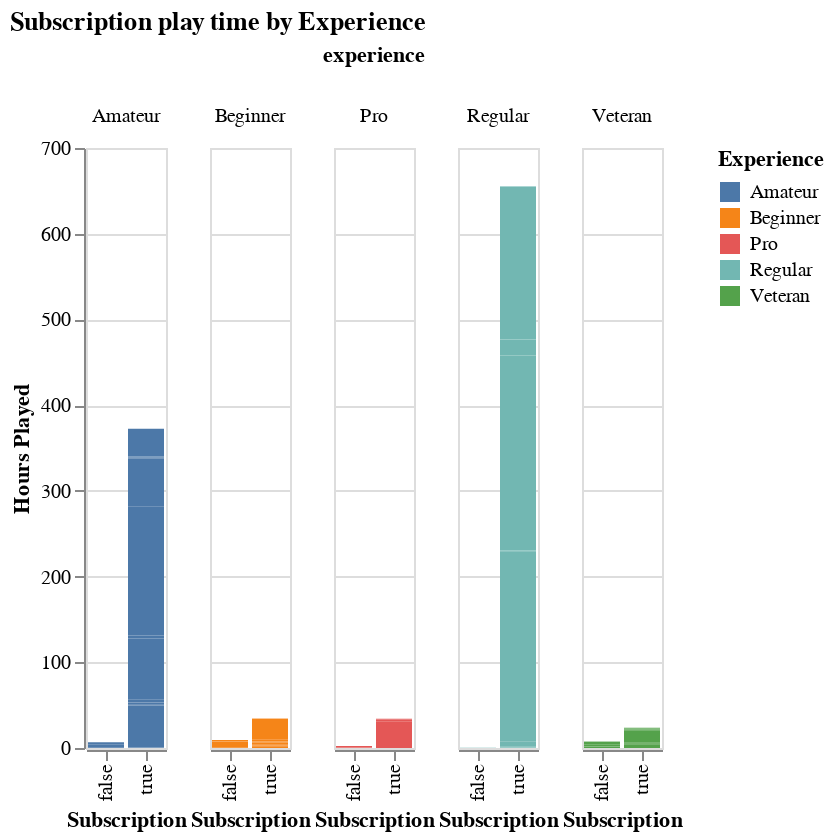

Here is the notebook cell this chart was saved with:
### Code cell
clean_players_sub = alt.Chart(clean_players).mark_bar().encode(
    x=alt.X("subscribe").title("Subscription"),
    y=alt.Y("played_hours").title("Hours Played"),
    color =alt.Color("experience").title("Experience")
).facet(
    column='experience:N'
).properties(
    title='Subscription play time by Experience'
)
clean_players_sub

### Figure 1 — Vega-Lite specification as saved in the notebook (floating-point values rounded to 4 significant figures; data arrays with more than 128 entries replaced by an {"elided": "..."} marker saying what was removed)
{"config": {"view": {"continuousWidth": 300, "continuousHeight": 300}}, "data": {"name": "data-094ab745fb9f06385dd7feabadc0ec26"}, "facet": {"column": {"field": "experience", "type": "nominal"}}, "spec": {"mark": {"type": "bar"}, "encoding": {"color": {"field": "experience", "title": "Experience", "type": "nominal"}, "x": {"field": "subscribe", "title": "Subscription", "type": "nominal"}, "y": {"field": "played_hours", "title": "Hours Played", "type": "quantitative"}}}, "title": "Subscription play time by Experience", "$schema": "https://vega.github.io/schema/vega-lite/v5.20.1.json", "datasets": {"data-094ab745fb9f06385dd7feabadc0ec26": {"elided": "196 records"}}}
